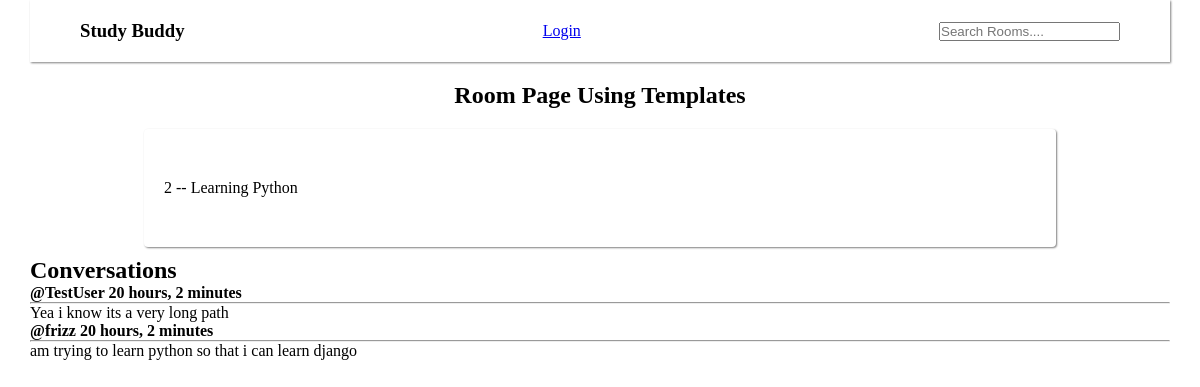
Page /room/2/ on the committed database.
### base/models.py (models this page shows, shortened)
class Room(models.Model):
    host = models.ForeignKey(User, on_delete=models.CASCADE)
    topic = models.ForeignKey('Topic', on_delete = models.SET_NULL, null=True)
    name = models.CharField(max_length=200)
    description = models.TextField(null=True, blank = True)
    updated = models.DateTimeField(auto_now=True)
    created = models.DateTimeField(auto_now_add = True)
    class Meta:
        ordering = ['-updated', '-created']

class Message(models.Model):
    user= models.ForeignKey(User, on_delete = models.CASCADE)
    room = models.ForeignKey(Room, on_delete=models.CASCADE)
    body = models.TextField()
    updated = models.DateTimeField(auto_now=True)
    created = models.DateTimeField(auto_now_add = True)
    class Meta:
        ordering = ['-created']

class CustomUser(AbstractUser):
    def __str__(self):
        return self.username

### base/views.py (the view)
# urls.py: path('room/<str:pk>/', views.room, name='room'),
def room(request, pk=None):
    room = get_object_or_404(Room, pk=pk)
    room_messages = room.message_set.all()
    context = {
        'room':room,
        'room_messages':room_messages
    }
    return render(request, 'base/room.html', context)

### base/templates/base/room.html
{% extends '../base.html' %} {% block content %}
<h1 class="heading">Room Page Using Templates</h1>
<section class="rooms">
  <div class="room">{{room.id}} -- {{room.name}}</div>
</section>
<div class="comment-wrapper">
  <h1>Conversations</h1>
  {% for room_message in room_messages %}
  <h4>@{{room_message.user}} {{room_message.created|timesince}}</h4>
  <hr />
  <p>{{room_message.body}}</p>
  {% endfor %}
</div>
{% endblock %}

### static/main.css (style rules this page uses)
* { padding: 0; margin: 0; box-sizing: border-box; }
.heading { margin: 10px 0; text-align: center; }
.rooms { display: flex; align-items: center; justify-content: center; flex-wrap: wrap; gap: 20px; }
.room { padding: 50px 20px; box-shadow: 1px 1px 2px gray; width: 80%; margin: 10px auto; border-radius: 4px; }

### rows in the picture
Room: id "2", name "Learning Python"
Message: user "TestUser", created "20 hours, 2 minutes", body "Yea i know its a very long path"
Message: user "frizz", created "20 hours, 2 minutes", body "am trying to learn python so that i can learn django"
